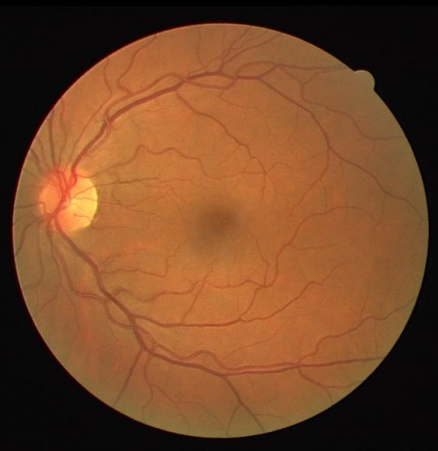
#> input picture original.png, 438 x 451 px
$ python main.py   (older library calls are emulated)
#> lines starting #> are read from the running program, lines starting #| are printed output that depends on the picture; after the words box and inside, x2 and y2 are one past the last pixel; in counts of white or black regions, pixels touching at a corner belong together
#> in main, eye_image is the input picture: shape (451, 438, 3); mean B, G, R 40.7, 72.6, 118.3
#!/usr/bin/python
# -*- coding: utf-8 -*-

import numpy as np
import glob
import cv2 as cv
import pickle
import random as rd

def find_vessels(image):
    cpy = image.copy()
    gray = cv.cvtColor(cpy, cv.COLOR_BGR2GRAY)
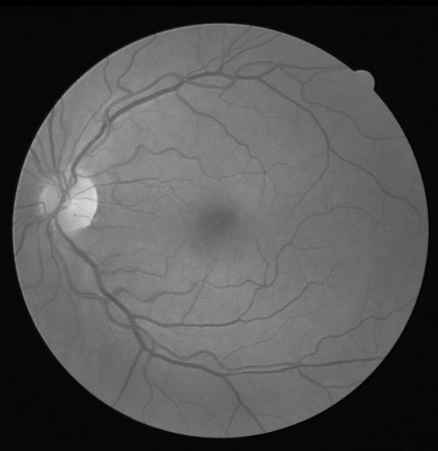
#> gray: shape (451, 438); min 0, max 221, mean 82.7
    blurred = cv.GaussianBlur(gray, (5, 5), 0)
    thresh = cv.adaptiveThreshold(blurred, 256, cv.ADAPTIVE_THRESH_GAUSSIAN_C, cv.THRESH_BINARY_INV, 11, 2)
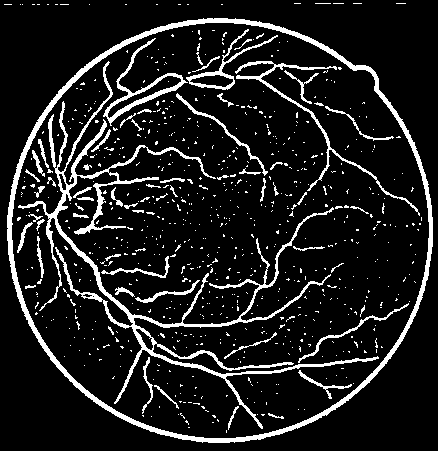
#> thresh: shape (451, 438); 11.4% white; 759 white regions (697 under 20 px), largest, box (x1, y1, x2, y2) and area: (18, 61, 379, 429) 6989, (7, 18, 433, 443) 6395, (235, 61, 420, 216) 1098


    display_image(thresh)

# [30 lines left out: function drawEdges, not called in this run]

def display_image(image, title='test'):
    cv.imshow(title, image)
    cv.waitKey(0)

# [28 lines left out: function get_red_chanell, not called in this run]

def main():
    eye_image = cv.imread('original.png')
    #drawEdges('original.png')
    find_vessels(eye_image)

if __name__ == '__main__':
    main()
